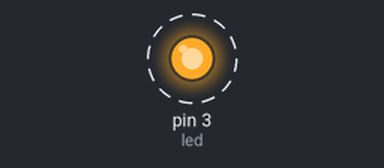
This sketch was run on a simulated Arduino Uno, built with avr-gcc and run on an emulated ATmega328P. On the bench: output pins drawn as LEDs (lit = HIGH). Dashed ring = blinking.

Above: at 0.05 s.
Timing chart, 0 to 4.6 s (numbered marks = the images above):
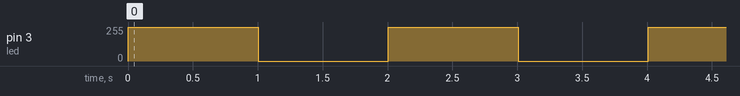

The sketch:

Fade.ino
```cpp
// (licence header left out)
int led = 3;

void setup() {
  pinMode(led, OUTPUT);
}

void loop() {
  for(int i = 0; i < 256; i++){
      analogWrite(led, i);
  }
  delay(1000);
  for(int j = 255; j >= 0; j--){
      analogWrite(led, j);
  }
  delay(1000);
}
```

Measured:
- by itself, pin 3 (led): alternates 255/255 for 1.0 s and 0/255 for 1.0 s
